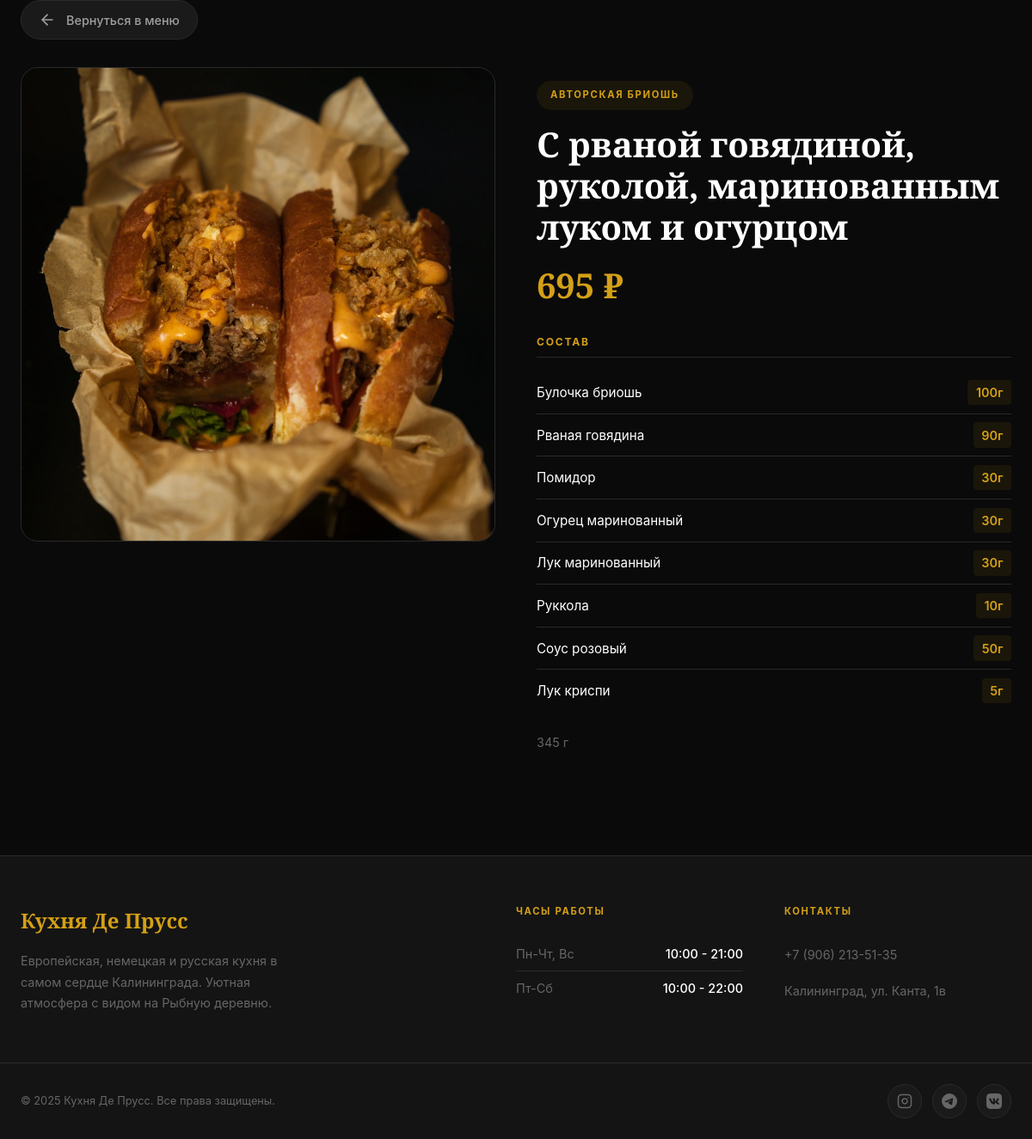
Screenshot of /dish/s-rvanoi-goviadinoi-rukoloi-marinovannym-lukom-i-ogurtsom with the database file from the repository.
### app/models/dish.py (models this page shows, shortened)
class Dish(Base):
    __tablename__ = "dishes"
    id = Column(Integer, primary_key=True, autoincrement=True)
    category_id = Column(Integer, ForeignKey("categories.id", ondelete="RESTRICT"), nullable=False, index=True)
    name = Column(String(200), nullable=False)
    slug = Column(String(200), unique=True, nullable=False, index=True)
    description = Column(Text, nullable=True)
    price = Column(Numeric(10, 2), nullable=False)
    weight = Column(String(50), nullable=True)
    calories = Column(Integer, nullable=True)
    is_available = Column(Boolean, default=True, index=True)
    sort_order = Column(Integer, default=0)
    image_thumbnail = Column(String(500), nullable=True)
    image_small = Column(String(500), nullable=True)
    image_medium = Column(String(500), nullable=True)
    image_large = Column(String(500), nullable=True)
    created_at = Column(DateTime(timezone=True), server_default=func.now(), index=True)
    updated_at = Column(DateTime(timezone=True), server_default=func.now(), onupdate=func.now())
    category = relationship("Category", back_populates="dishes")

### app/models/category.py (models this page shows, shortened)
class Category(Base):
    __tablename__ = "categories"
    id = Column(Integer, primary_key=True, autoincrement=True)
    name = Column(String(100), nullable=False)
    slug = Column(String(100), unique=True, nullable=False, index=True)
    description = Column(Text, nullable=True)
    sort_order = Column(Integer, default=0)
    is_active = Column(Boolean, default=True)
    created_at = Column(DateTime(timezone=True), server_default=func.now())
    updated_at = Column(DateTime(timezone=True), server_default=func.now(), onupdate=func.now())
    dishes = relationship("Dish", back_populates="category", lazy="selectin")

### app/api/menu.py (the view)
@router.get("/dish/{slug}", response_class=HTMLResponse)
async def dish_detail(request: Request, slug: str, db: AsyncSession = Depends(get_db)):
    result = await db.execute(
        select(Dish)
        .where(Dish.slug == slug)
        .options(selectinload(Dish.category))
    )
    dish = result.scalar_one_or_none()
    if not dish:
        raise HTTPException(status_code=404, detail="Блюдо не найдено")
    return templates.TemplateResponse(
        "pages/dish.html",
        {
            "request": request,
            "dish": dish,
            "title": f"{dish.name} — Кухня Де Прусс"
        }
    )

### app/templates/pages/dish.html (shortened to what this page needs)
{% extends "base.html" %}
{% block content %}
<div class="dish-view">
    <nav class="dish-view__nav">
        <button onclick="history.back()" class="dish-view__back-link">
            <svg width="20" height="20" viewBox="0 0 24 24" fill="none" stroke="currentColor" stroke-width="2" stroke-linecap="round" stroke-linejoin="round">
                <line x1="19" y1="12" x2="5" y2="12"></line>
                <polyline points="12 19 5 12 12 5"></polyline>
            </svg>
            <span>Вернуться в меню</span>
        </button>
    </nav>
    <div class="dish-view__main">
        <div class="dish-view__media">
            <div class="dish-view__image-box">
                {% if dish.image_medium %}
                <img
                    src="{{ dish.image_large or dish.image_medium }}"
                    alt="{{ dish.name }}"
                    class="dish-view__image"
                    loading="eager"
                >
                {% endif %}
            </div>
        </div>
        <div class="dish-view__info">
            <div class="dish-view__info-inner">
                <div class="dish-view__category">{{ dish.category.name }}</div>
                <h1 class="dish-view__title">{{ dish.name }}</h1>
                <div class="dish-view__price">{{ dish.price|int }} ₽</div>
                {% if dish.description %}
                    {% if '\n' in dish.description %}
                    <div class="dish-view__ingredients">
                        <h3 class="dish-view__ingredients-title">Состав</h3>
                        <ul class="dish-view__ingredients-list">
                            {% for line in dish.description.split('\n') %}
                                {% if line.strip() %}
                                <li>
                                    {% if '—' in line %}
                                        <span class="ingredient-name">{{ line.split('—')[0].strip() }}</span>
                                        <span class="ingredient-weight">{{ line.split('—')[1].strip() }}</span>
                                    {% else %}
                                        <span class="ingredient-name">{{ line.strip() }}</span>
                                    {% endif %}
                                </li>
                                {% endif %}
                            {% endfor %}
                        </ul>
                    </div>
                    {% else %}
                    <p class="dish-view__desc">{{ dish.description }}</p>
                    {% endif %}
                {% endif %}
                {% if dish.weight or dish.calories %}
                <div class="dish-view__meta-text">
                    {% if dish.weight %}{{ dish.weight }}{% endif %}{% if dish.weight and dish.calories %} · {% endif %}{% if dish.calories %}{{ dish.calories }} ккал{% endif %}
                </div>
                {% endif %}
            </div>
        </div>
    </div>
</div>
{% endblock %}

### static/css/base/_variables.css (style rules this page uses)
:root { --mustard: #D4A017; --mustard-light: #E8C547; --mustard-dark: #B8860B; --mustard-glow: rgba(212, 160, 23, 0.25); --mustard-subtle: rgba(212, 160, 23, 0.08); --bg: #0A0A0A; --bg-elevated: #141414; --bg-card: #1A1A1A; --bg-card-hover: #222222; --border: #2A2A2A; --border-light: #333333; --text: #FFFFFF; --text-secondary: #A0A0A0; --text-muted: #666666; --success: #22C55E; --danger: #EF4444; --shadow-sm: 0 2px 8px rgba(0,0,0,0.3); --shadow-md: 0 8px 24px rgba(0,0,0,0.4); --shadow-lg: 0 16px 48px rgba(0,0,0,0.5); --shadow-glow: 0 0 40px rgba(212, 160, 23, 0.15); --radius-sm: 8px; --radius-md: 12px; --radius-lg: 16px; --radius-xl: 24px; --transition-fast: 0.15s ease; --transition-normal: 0.25s ease; --transition-slow: 0.4s cubic-bezier(0.4, 0, 0.2, 1); }

### static/css/main/animations/_keyframes.css (style rules this page uses)
.dish-view { animation: fadeIn 0.4s ease; }
.dish-view__image-box { animation: fadeInUp 0.5s ease 0.1s both; }
.dish-view__info-inner { animation: fadeInUp 0.5s ease 0.2s both; }

### static/css/main/pages/_dish-view.css (style rules this page uses)
.dish-view { min-height: calc(100vh - 120px); }
.dish-view__nav { margin-bottom: 2rem; }
.dish-view__back-link { display: inline-flex; align-items: center; gap: 0.75rem; color: var(--text-secondary); text-decoration: none; font-family: inherit; font-size: 0.9rem; font-weight: 500; padding: 0.75rem 1.25rem; background: var(--bg-card); border: 1px solid var(--border); border-radius: 50px; transition: all 0.2s ease; cursor: pointer; }
.dish-view__back-link svg { transition: transform 0.2s ease; }
.dish-view__main { display: grid; grid-template-columns: 1fr; gap: 2rem; }
@media (min-width: 900px) { .dish-view__main { grid-template-columns: 1fr 1fr; gap: 3rem; align-items: start; } }
.dish-view__media { position: relative; }
.dish-view__image-box { position: relative; aspect-ratio: 1; background: var(--bg-card); border: 1px solid var(--border); border-radius: 20px; overflow: hidden; }
.dish-view__image { width: 100%; height: 100%; object-fit: cover; transition: transform 0.5s ease; }

### static/css/main/pages/_dish-view-info.css (style rules this page uses)
.dish-view__info { display: flex; flex-direction: column; }
.dish-view__info-inner { position: sticky; top: 100px; }
@media (min-width: 900px) { .dish-view__info-inner { padding: 1rem 0; } }
.dish-view__category { display: inline-block; color: var(--mustard); font-size: 0.7rem; font-weight: 700; text-transform: uppercase; letter-spacing: 0.15em; margin-bottom: 1rem; padding: 0.5rem 1rem; background: var(--mustard-subtle); border-radius: 50px; }
.dish-view__title { font-family: 'Playfair Display', Georgia, serif; font-size: clamp(1.75rem, 5vw, 2.5rem); font-weight: 700; color: var(--text); line-height: 1.2; margin-bottom: 0.75rem; }
.dish-view__price { font-family: 'Playfair Display', Georgia, serif; font-size: 2.5rem; font-weight: 700; color: var(--mustard); margin-bottom: 1.5rem; }
.dish-view__ingredients { margin-bottom: 1.5rem; }
.dish-view__ingredients-title { font-size: 0.75rem; font-weight: 700; text-transform: uppercase; letter-spacing: 0.15em; color: var(--mustard); margin-bottom: 1rem; padding-bottom: 0.5rem; border-bottom: 1px solid var(--border); }
.dish-view__ingredients-list { list-style: none; padding: 0; margin: 0; }
.dish-view__ingredients-list li { display: flex; justify-content: space-between; align-items: baseline; padding: 0.6rem 0; border-bottom: 1px solid var(--border); gap: 1rem; }
.dish-view__ingredients-list li:last-child { border-bottom: none; }
.ingredient-name { color: var(--text); font-size: 0.95rem; flex: 1; }
.ingredient-weight { color: var(--mustard); font-size: 0.9rem; font-weight: 600; white-space: nowrap; background: var(--mustard-subtle); padding: 0.2rem 0.6rem; border-radius: 4px; }
.dish-view__meta-text { color: var(--text-muted); font-size: 0.9rem; }

### static/css/main/utils/_helpers.css (style rules this page uses)
* { -webkit-font-smoothing: antialiased; -moz-osx-font-smoothing: grayscale; }

### static/css/main/utils/_scrollbar.css (style rules this page uses)
* { scrollbar-width: thin; scrollbar-color: var(--border-light) var(--bg); }

### rows the page displays
Dish: image_large (picture), name "С рваной говядиной, руколой, маринованным луком и огурцом", price "695", weight "345 г"
Category: category.name "АВТОРСКАЯ БРИОШЬ"

### other values shown
{{ line.split('—')[0].strip() }} "Булочка бриошь" "Рваная говядина" "Помидор" "Огурец маринованный" "Лук маринованный" "Руккола" "Соус розовый" "Лук криспи"
{{ line.split('—')[1].strip() }} "100г" "90г" "30г" "30г" "30г" "10г" "50г" "5г"
